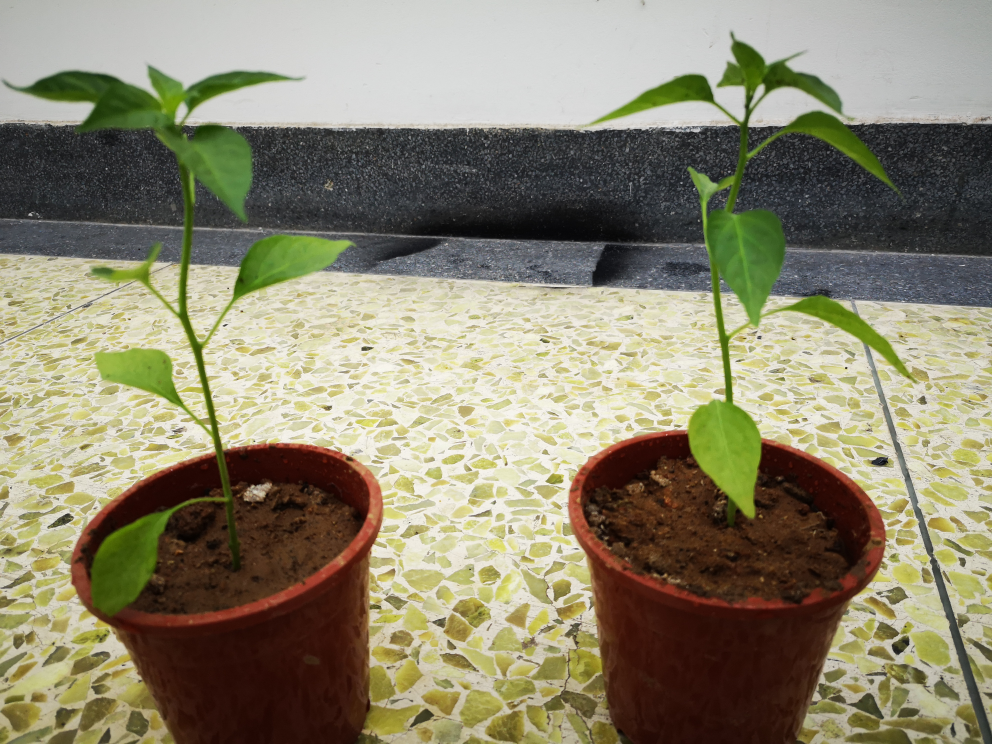
#> input picture image/03.jpg, 3968 x 2976 px (shown at 1/4 size)
$ python segment.py   (older library calls are emulated)
#> lines starting #> are read from the running program, lines starting #| are printed output that depends on the picture; after the words box and inside, x2 and y2 are one past the last pixel; in counts of white or black regions, pixels touching at a corner belong together
import cv2
import numpy as np
import matplotlib.pyplot as plt
# https://blog.csdn.net/lights_joy/article/details/46291229
box = [23,57,437,706]
src = cv2.imread("image/03.jpg")
#> src is the input picture: shape (2976, 3968, 3); mean B, G, R 110.4, 134.2, 139.6
src = src[box[1]:box[3], box[0]:box[2]]
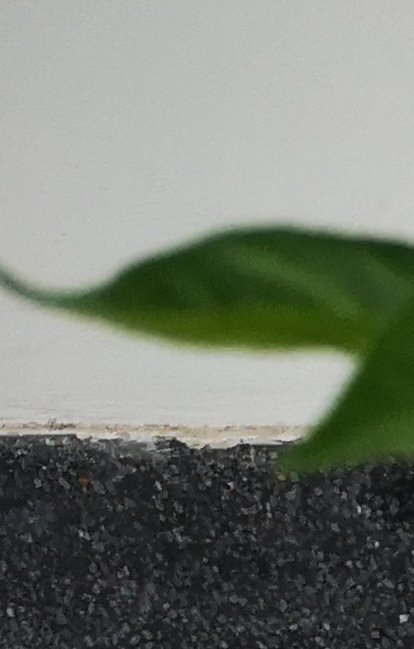
#> src: shape (649, 414, 3); mean B, G, R 115.3, 124.9, 119.6
h, w, _ = src.shape
#> h = 649; w = 414
# cut = src[2*h//3:h, 0:w]
fsrc = np.array(src, dtype=np.float32) / 255.0
(b, g, r) = cv2.split(fsrc)
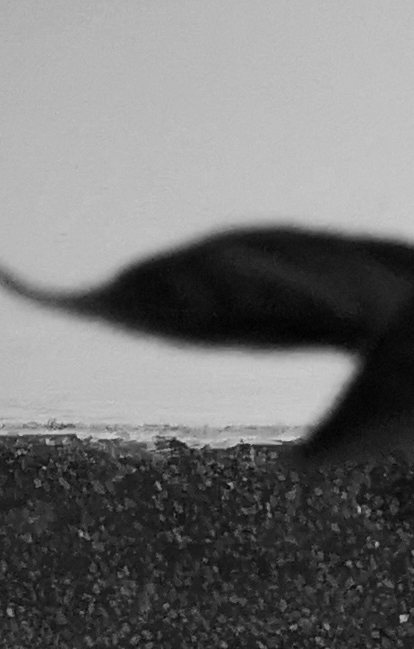
#> b: shape (649, 414) float32; min 0, max 0.812, mean 0.452
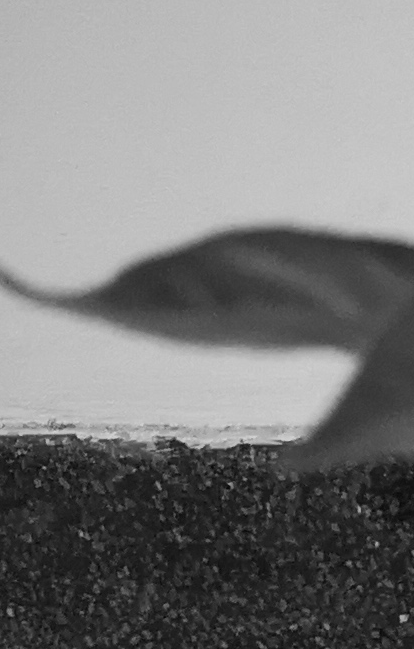
#> g: shape (649, 414) float32; min 0.0235, max 0.839, mean 0.49
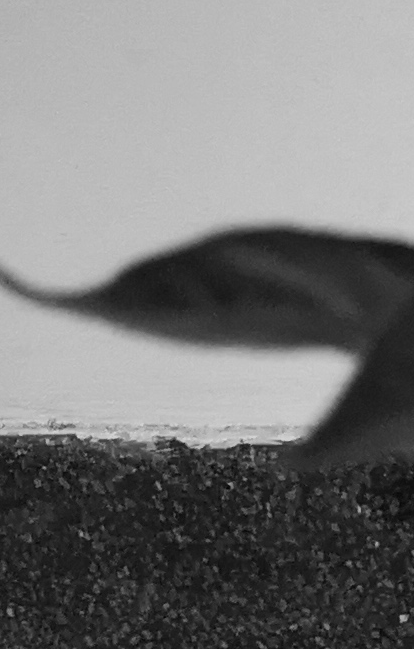
#> r: shape (649, 414) float32; min 0.0196, max 0.867, mean 0.469
gray = 2 * g - b - r
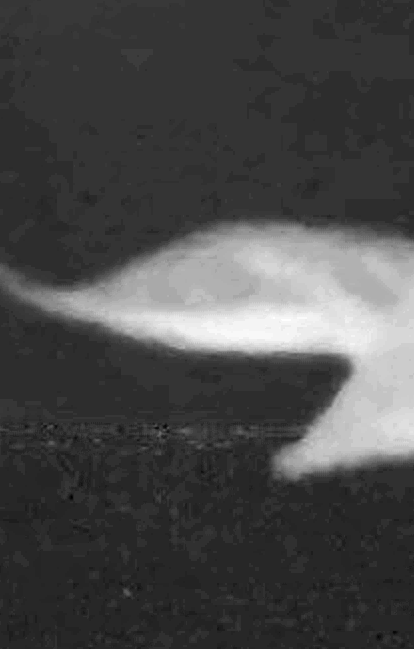
#> gray: shape (649, 414) float32; min -0.0784, max 0.4, mean 0.0585; drawn with min black and max white
(minVal, maxVal, minLoc, maxLoc) = cv2.minMaxLoc(gray)
#> minVal = -0.0784; maxVal = 0.4; minLoc = (71, 496); maxLoc = (273, 317)
gray_u8 = np.array((gray - minVal) / (maxVal - minVal) * 255, dtype=np.uint8)
(thresh, bin_img) = cv2.threshold(np.array(gray_u8, dtype=np.uint8), -1.0, 255, cv2.THRESH_OTSU)
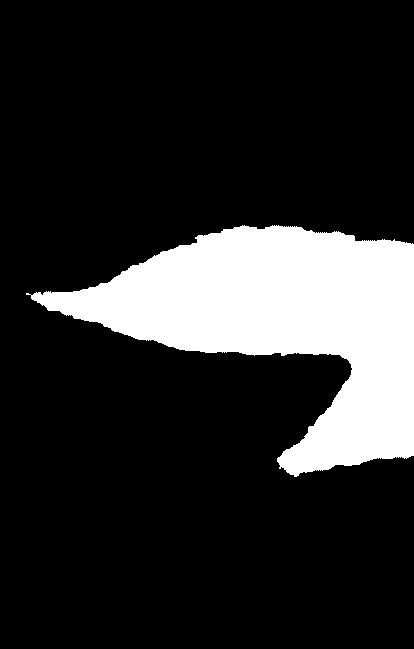
#> bin_img: shape (649, 414); 17.1% white; 1 white region
#> thresh = 119
hist = cv2.calcHist([gray], [0], None, [256], [minVal, maxVal])
#> hist = 256 values, max 71946 at index 52, min 0 at index 1, mean 1049.5
plt.plot(hist)
# plt.savefig("curve.svg")
plt.show()
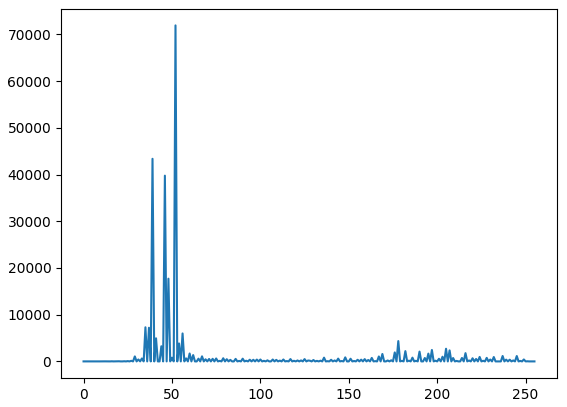
#> figure drawn by matplotlib, 1 panel; curve peaks at x = 52, y = 71946
contour_img = bin_img.copy()
_, contours, hierarchy = cv2.findContours(contour_img, cv2.RETR_TREE, cv2.CHAIN_APPROX_NONE)
#> contours = 1 contour; box (x1, y1, x2, y2) and area: (26, 225, 414, 477) 45244
area = []
for j in range(len(contours)):
    area.append(cv2.contourArea(contours[j]))
#> this loop made 1 pass
#> after the loop, area = [45244.5]
max_idx = np.argmax(area)
#> max_idx = 0
max_area = cv2.contourArea(contours[max_idx])
#> max_area = 45244.5
for k in range(len(contours)):
    if k != max_idx:
        cv2.fillPoly(contour_img, [contours[k]], 0)
# cv2.rectangle(src, (0, 2*h//3), (w, h), (10, 255, 0), 4)
cv2.imshow("origin", bin_img)
# cv2.imwrite("detect.jpg", src)
cv2.imshow("result0", contour_img)
# cv2.imshow("result", max_area)
# cv2.imwrite("segment.jpg", bin_img)
cv2.waitKey(0)
cv2.destroyAllWindows()

$ run again, with image/04.jpg copied over image/03.jpg
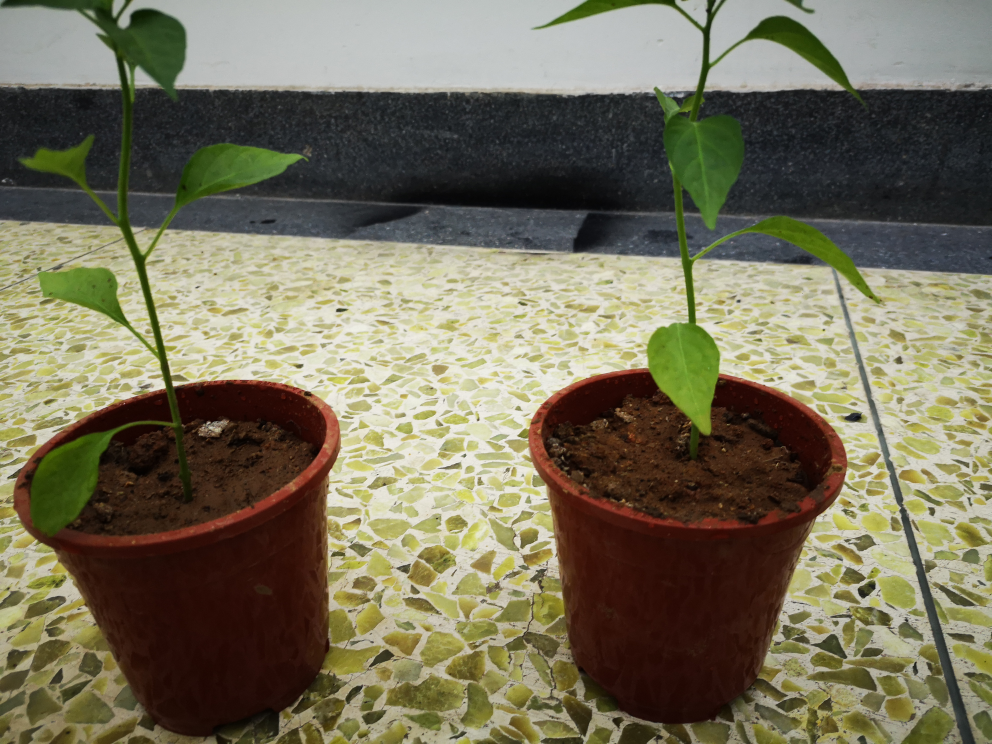
#> input picture image/04.jpg, 3968 x 2976 px (shown at 1/4 size)
#> src is the input picture: shape (2976, 3968, 3); mean B, G, R 89.7, 112.3, 117.7
#> src: shape (649, 414, 3)
#> minVal = -0.0863; maxVal = 0.467; minLoc = (48, 280); maxLoc = (129, 568)
#> `(thresh, bin_img) = cv2.threshold(np.array(gray_u8, dtype=np.uint8), -..`:
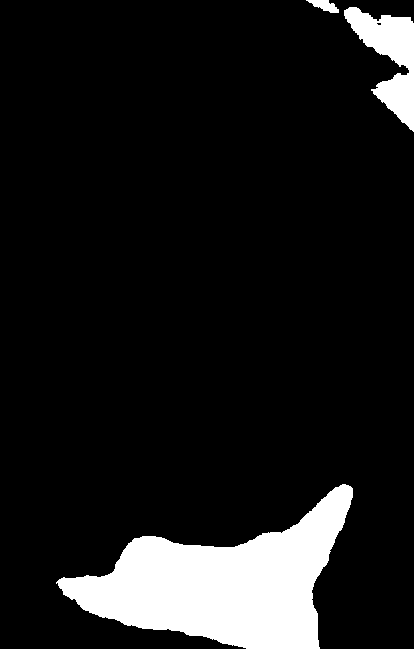
#> bin_img: shape (649, 414); 10.5% white; 3 white regions
#> thresh = 119
#> hist = 256 values, max 55228 at index 38, min 0 at index 2, mean 1049.5
#> contours = 4 contours, 1 with area under 20; largest, box (x1, y1, x2, y2) and area: (56, 484, 353, 649) 23627, (344, 7, 414, 132) 3732, (306, 0, 339, 13) 197
#> the loop `for j in range(len(contours)):` made 4 passes
#> after the loop `for j in range(len(contours)):`: area = [23627, 3732.5, 11.5, 197]
#> max_idx = 0
#> max_area = 23627
#> the loop `for k in range(len(contours)):` made 4 passes
#> after the loop `for k in range(len(contours)):`:
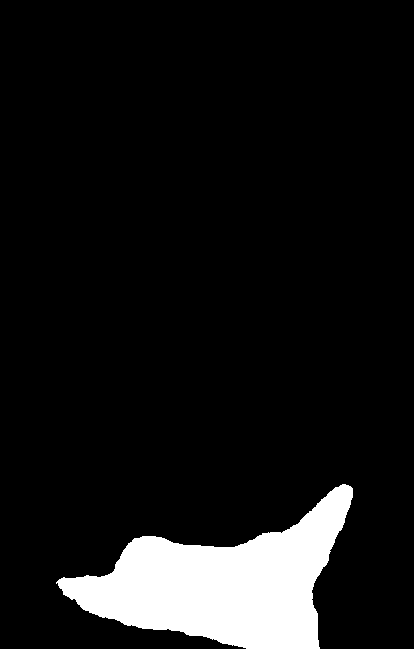
#> contour_img: shape (649, 414); 8.9% white; 1 white region, box (x1, y1, x2, y2) and area: (56, 484, 353, 649) 24006

$ run again, with image/05.jpg copied over image/03.jpg
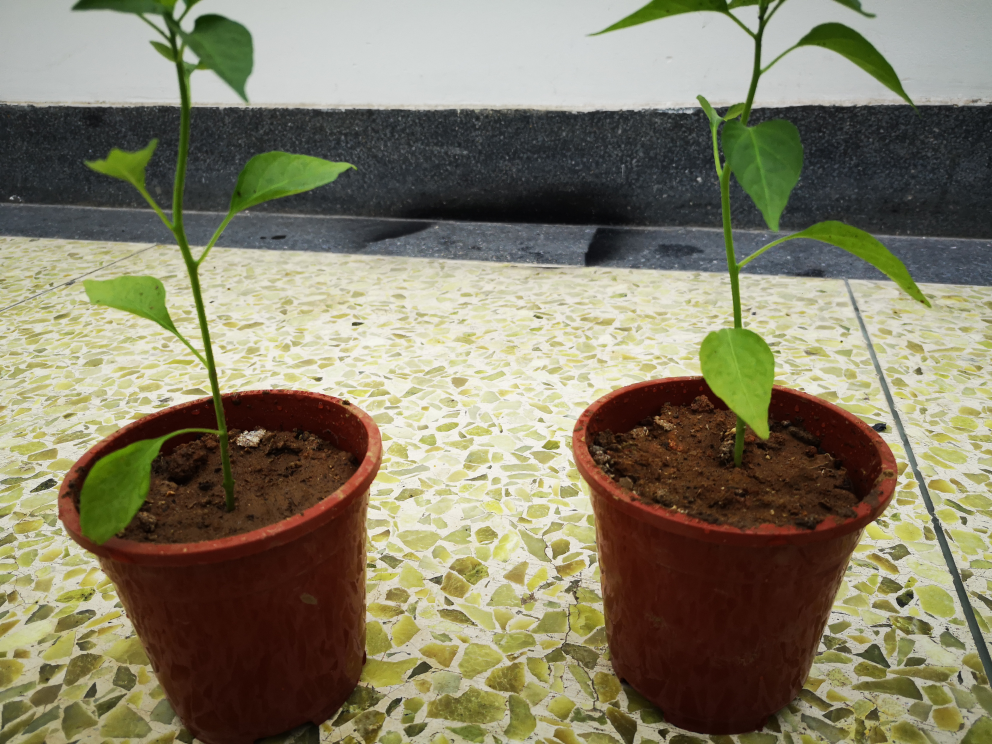
#> input picture image/05.jpg, 3968 x 2976 px (shown at 1/4 size)
#> src is the input picture: shape (2976, 3968, 3); mean B, G, R 102.7, 126.2, 131.8
#> src: shape (649, 414, 3)
#> minVal = -0.153; maxVal = 0.588; minLoc = (339, 549); maxLoc = (413, 580)
#> `(thresh, bin_img) = cv2.threshold(np.array(gray_u8, dtype=np.uint8), -..`:
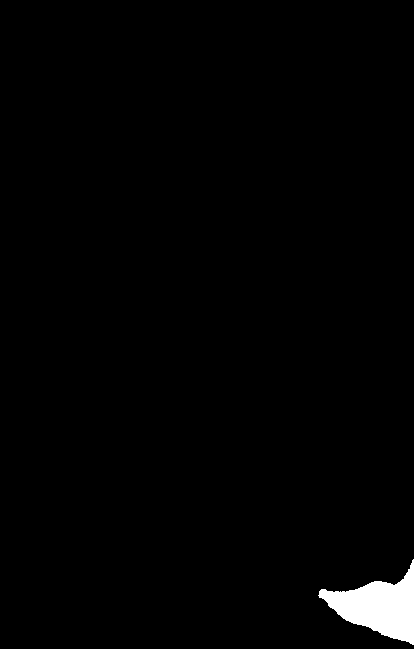
#> bin_img: shape (649, 414); 1.5% white; 1 white region
#> thresh = 132
#> hist = 256 values, max 94803 at index 59, min 0 at index 1, mean 1049.5
#> `plt.show()`:
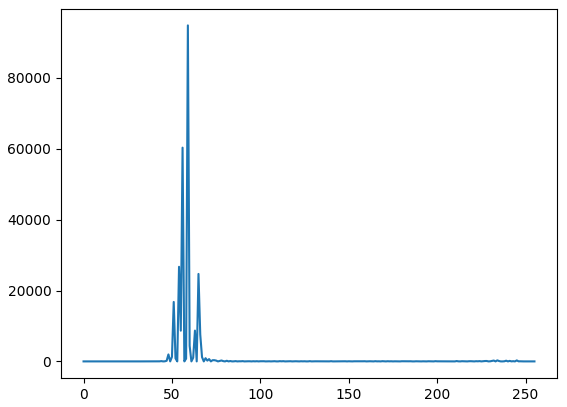
#> figure drawn by matplotlib, 1 panel; curve peaks at x = 59, y = 94803
#> contours = 1 contour; box (x1, y1, x2, y2) and area: (318, 559, 414, 645) 3783
#> the loop `for j in range(len(contours)):` made 1 pass
#> after the loop `for j in range(len(contours)):`: area = [3783]
#> max_idx = 0
#> max_area = 3783
#> the loop `for k in range(len(contours)):` made 1 pass
